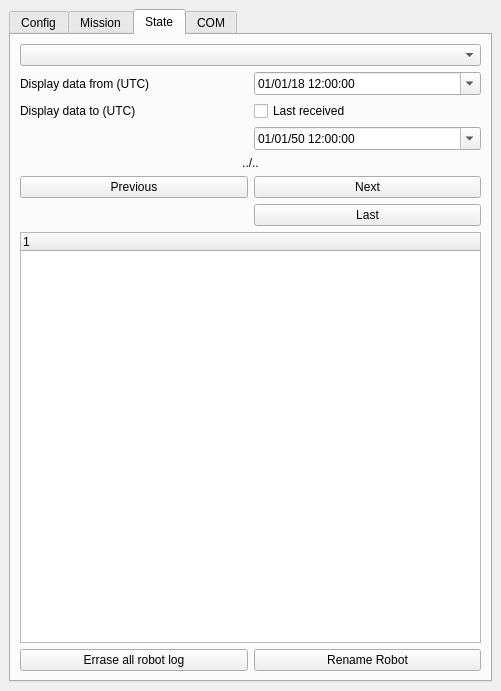
<?xml version="1.0" encoding="UTF-8"?>
<ui version="4.0">
 <class>SeabotDockWidgetBase</class>
 <widget class="QDockWidget" name="SeabotDockWidgetBase">
  <property name="windowModality">
   <enum>Qt::NonModal</enum>
  </property>
  <property name="geometry">
   <rect>
    <x>0</x>
    <y>0</y>
    <width>501</width>
    <height>691</height>
   </rect>
  </property>
  <property name="sizePolicy">
   <sizepolicy hsizetype="Expanding" vsizetype="Expanding">
    <horstretch>0</horstretch>
    <verstretch>0</verstretch>
   </sizepolicy>
  </property>
  <property name="minimumSize">
   <size>
    <width>360</width>
    <height>691</height>
   </size>
  </property>
  <property name="windowTitle">
   <string>Seabot</string>
  </property>
  <widget class="QWidget" name="dockWidgetContents">
   <property name="sizePolicy">
    <sizepolicy hsizetype="Preferred" vsizetype="Preferred">
     <horstretch>0</horstretch>
     <verstretch>0</verstretch>
    </sizepolicy>
   </property>
   <property name="minimumSize">
    <size>
     <width>250</width>
     <height>600</height>
    </size>
   </property>
   <property name="baseSize">
    <size>
     <width>250</width>
     <height>250</height>
    </size>
   </property>
   <layout class="QGridLayout" name="gridLayout_2">
    <item row="0" column="0">
     <widget class="QTabWidget" name="tabWidget">
      <property name="sizePolicy">
       <sizepolicy hsizetype="Preferred" vsizetype="Preferred">
        <horstretch>0</horstretch>
        <verstretch>0</verstretch>
       </sizepolicy>
      </property>
      <property name="minimumSize">
       <size>
        <width>200</width>
        <height>600</height>
       </size>
      </property>
      <property name="maximumSize">
       <size>
        <width>524287</width>
        <height>524287</height>
       </size>
      </property>
      <property name="baseSize">
       <size>
        <width>250</width>
        <height>600</height>
       </size>
      </property>
      <property name="autoFillBackground">
       <bool>false</bool>
      </property>
      <property name="currentIndex">
       <number>2</number>
      </property>
      <property name="elideMode">
       <enum>Qt::ElideNone</enum>
      </property>
      <widget class="QWidget" name="tab_config">
       <property name="sizePolicy">
        <sizepolicy hsizetype="Preferred" vsizetype="Preferred">
         <horstretch>0</horstretch>
         <verstretch>0</verstretch>
        </sizepolicy>
       </property>
       <attribute name="title">
        <string>Config</string>
       </attribute>
       <layout class="QGridLayout" name="gridLayout_5">
        <item row="16" column="1">
         <widget class="QPushButton" name="pushButton_server_save">
          <property name="text">
           <string>Update account</string>
          </property>
         </widget>
        </item>
        <item row="15" column="0" colspan="2">
         <widget class="QDateTimeEdit" name="dateTimeEdit_last_sync">
          <property name="dateTime">
           <datetime>
            <hour>10</hour>
            <minute>0</minute>
            <second>0</second>
            <year>2018</year>
            <month>12</month>
            <day>31</day>
           </datetime>
          </property>
          <property name="minimumDateTime">
           <datetime>
            <hour>8</hour>
            <minute>0</minute>
            <second>0</second>
            <year>2014</year>
            <month>12</month>
            <day>31</day>
           </datetime>
          </property>
          <property name="displayFormat">
           <string>dd/MM/yyyy HH:mm:ss</string>
          </property>
          <property name="calendarPopup">
           <bool>true</bool>
          </property>
          <property name="timeSpec">
           <enum>Qt::UTC</enum>
          </property>
         </widget>
        </item>
        <item row="10" column="0" colspan="2">
         <widget class="QLineEdit" name="lineEdit_password">
          <property name="inputMethodHints">
           <set>Qt::ImhHiddenText|Qt::ImhNoAutoUppercase|Qt::ImhNoPredictiveText|Qt::ImhSensitiveData</set>
          </property>
          <property name="echoMode">
           <enum>QLineEdit::Password</enum>
          </property>
          <property name="placeholderText">
           <string>password</string>
          </property>
          <property name="clearButtonEnabled">
           <bool>false</bool>
          </property>
         </widget>
        </item>
        <item row="5" column="0" colspan="2">
         <widget class="Line" name="line_2">
          <property name="orientation">
           <enum>Qt::Horizontal</enum>
          </property>
         </widget>
        </item>
        <item row="12" column="0" colspan="2">
         <widget class="QLineEdit" name="lineEdit_server_port">
          <property name="placeholderText">
           <string>server port</string>
          </property>
         </widget>
        </item>
        <item row="19" column="0" colspan="2">
         <widget class="QLabel" name="label_server_log">
          <property name="sizePolicy">
           <sizepolicy hsizetype="Minimum" vsizetype="Preferred">
            <horstretch>0</horstretch>
            <verstretch>0</verstretch>
           </sizepolicy>
          </property>
          <property name="text">
           <string>Disconnected</string>
          </property>
          <property name="alignment">
           <set>Qt::AlignCenter</set>
          </property>
         </widget>
        </item>
        <item row="4" column="0" colspan="2">
         <widget class="QCheckBox" name="checkBox_gnss_delete">
          <property name="text">
           <string>Delete trajectory on exit</string>
          </property>
          <property name="checked">
           <bool>true</bool>
          </property>
         </widget>
        </item>
        <item row="1" column="0">
         <widget class="QPushButton" name="pushButton_boat">
          <property name="minimumSize">
           <size>
            <width>100</width>
            <height>0</height>
           </size>
          </property>
          <property name="text">
           <string>Enable Boat Position</string>
          </property>
          <property name="checkable">
           <bool>true</bool>
          </property>
         </widget>
        </item>
        <item row="18" column="0" colspan="2">
         <widget class="QPushButton" name="pushButton_server_connect">
          <property name="autoFillBackground">
           <bool>false</bool>
          </property>
          <property name="styleSheet">
           <string notr="true">QPushButton:disabled {
    background-color: rgb(170, 170, 127)
}</string>
          </property>
          <property name="text">
           <string>Connect</string>
          </property>
          <property name="checkable">
           <bool>true</bool>
          </property>
          <property name="checked">
           <bool>false</bool>
          </property>
         </widget>
        </item>
        <item row="0" column="0" colspan="2">
         <widget class="QLabel" name="label_status">
          <property name="sizePolicy">
           <sizepolicy hsizetype="Minimum" vsizetype="Fixed">
            <horstretch>0</horstretch>
            <verstretch>0</verstretch>
           </sizepolicy>
          </property>
          <property name="minimumSize">
           <size>
            <width>0</width>
            <height>0</height>
           </size>
          </property>
          <property name="maximumSize">
           <size>
            <width>16777215</width>
            <height>16777215</height>
           </size>
          </property>
          <property name="text">
           <string>GNSS</string>
          </property>
          <property name="alignment">
           <set>Qt::AlignCenter</set>
          </property>
         </widget>
        </item>
        <item row="9" column="0" colspan="2">
         <widget class="QLineEdit" name="lineEdit_email">
          <property name="toolTip">
           <string/>
          </property>
          <property name="statusTip">
           <string/>
          </property>
          <property name="whatsThis">
           <string/>
          </property>
          <property name="accessibleName">
           <string/>
          </property>
          <property name="accessibleDescription">
           <string/>
          </property>
          <property name="inputMethodHints">
           <set>Qt::ImhEmailCharactersOnly</set>
          </property>
          <property name="inputMask">
           <string/>
          </property>
          <property name="text">
           <string/>
          </property>
          <property name="frame">
           <bool>true</bool>
          </property>
          <property name="placeholderText">
           <string>email</string>
          </property>
         </widget>
        </item>
        <item row="16" column="0">
         <widget class="QPushButton" name="pushButton_server_new">
          <property name="text">
           <string>Save new account</string>
          </property>
         </widget>
        </item>
        <item row="1" column="1">
         <widget class="QSpinBox" name="spinBox_gnss_trace">
          <property name="suffix">
           <string/>
          </property>
          <property name="minimum">
           <number>-1</number>
          </property>
          <property name="maximum">
           <number>300</number>
          </property>
          <property name="singleStep">
           <number>15</number>
          </property>
          <property name="value">
           <number>15</number>
          </property>
         </widget>
        </item>
        <item row="3" column="0" colspan="2">
         <widget class="QCheckBox" name="checkBox_gnss_distance">
          <property name="text">
           <string>Show Distance and Heading to Seabot</string>
          </property>
          <property name="checked">
           <bool>true</bool>
          </property>
         </widget>
        </item>
        <item row="2" column="0" colspan="2">
         <widget class="QCheckBox" name="checkBox_gnss_lock">
          <property name="enabled">
           <bool>true</bool>
          </property>
          <property name="text">
           <string>Lock Boat Position</string>
          </property>
          <property name="checked">
           <bool>false</bool>
          </property>
          <property name="tristate">
           <bool>false</bool>
          </property>
         </widget>
        </item>
        <item row="11" column="0" colspan="2">
         <widget class="QLineEdit" name="lineEdit_server_ip">
          <property name="placeholderText">
           <string>server ip</string>
          </property>
         </widget>
        </item>
        <item row="6" column="0" colspan="2">
         <widget class="QLabel" name="label">
          <property name="sizePolicy">
           <sizepolicy hsizetype="Minimum" vsizetype="Fixed">
            <horstretch>0</horstretch>
            <verstretch>0</verstretch>
           </sizepolicy>
          </property>
          <property name="text">
           <string>Email account</string>
          </property>
          <property name="alignment">
           <set>Qt::AlignCenter</set>
          </property>
         </widget>
        </item>
        <item row="17" column="0" colspan="2">
         <widget class="QPushButton" name="pushButton_server_delete">
          <property name="text">
           <string>Delete account</string>
          </property>
         </widget>
        </item>
        <item row="8" column="0" colspan="2">
         <widget class="QComboBox" name="comboBox_config_email"/>
        </item>
        <item row="14" column="0" colspan="2">
         <widget class="QLabel" name="label_22">
          <property name="sizePolicy">
           <sizepolicy hsizetype="MinimumExpanding" vsizetype="Maximum">
            <horstretch>0</horstretch>
            <verstretch>0</verstretch>
           </sizepolicy>
          </property>
          <property name="text">
           <string>Synchronisation from</string>
          </property>
         </widget>
        </item>
       </layout>
      </widget>
      <widget class="QWidget" name="tab_mission">
       <property name="sizePolicy">
        <sizepolicy hsizetype="Preferred" vsizetype="Preferred">
         <horstretch>0</horstretch>
         <verstretch>0</verstretch>
        </sizepolicy>
       </property>
       <attribute name="title">
        <string>Mission</string>
       </attribute>
       <layout class="QGridLayout" name="gridLayout_7">
        <item row="0" column="0">
         <layout class="QFormLayout" name="formLayout">
          <property name="sizeConstraint">
           <enum>QLayout::SetMaximumSize</enum>
          </property>
          <property name="fieldGrowthPolicy">
           <enum>QFormLayout::FieldsStayAtSizeHint</enum>
          </property>
          <property name="rowWrapPolicy">
           <enum>QFormLayout::WrapLongRows</enum>
          </property>
          <property name="leftMargin">
           <number>3</number>
          </property>
          <property name="topMargin">
           <number>3</number>
          </property>
          <property name="rightMargin">
           <number>3</number>
          </property>
          <property name="bottomMargin">
           <number>3</number>
          </property>
          <item row="0" column="0">
           <widget class="QLabel" name="label_6">
            <property name="text">
             <string>&lt;html&gt;&lt;head/&gt;&lt;body&gt;&lt;p&gt;&lt;span style=&quot; font-weight:600;&quot;&gt;Mission name&lt;/span&gt;&lt;/p&gt;&lt;/body&gt;&lt;/html&gt;</string>
            </property>
            <property name="textFormat">
             <enum>Qt::RichText</enum>
            </property>
           </widget>
          </item>
          <item row="0" column="1">
           <widget class="QLabel" name="label_mission_file">
            <property name="text">
             <string>...</string>
            </property>
           </widget>
          </item>
          <item row="1" column="0">
           <widget class="QLabel" name="label_3">
            <property name="text">
             <string>&lt;html&gt;&lt;head/&gt;&lt;body&gt;&lt;p&gt;&lt;span style=&quot; font-weight:600;&quot;&gt;Waypoint&lt;/span&gt;&lt;/p&gt;&lt;/body&gt;&lt;/html&gt;</string>
            </property>
            <property name="textFormat">
             <enum>Qt::RichText</enum>
            </property>
           </widget>
          </item>
          <item row="1" column="1">
           <widget class="QLabel" name="label_mission_waypoint_id">
            <property name="text">
             <string>-1</string>
            </property>
           </widget>
          </item>
          <item row="2" column="0">
           <widget class="QLabel" name="label_2">
            <property name="text">
             <string>&lt;html&gt;&lt;head/&gt;&lt;body&gt;&lt;p&gt;&lt;span style=&quot; font-weight:600;&quot;&gt;Status&lt;/span&gt;&lt;/p&gt;&lt;/body&gt;&lt;/html&gt;</string>
            </property>
            <property name="textFormat">
             <enum>Qt::RichText</enum>
            </property>
           </widget>
          </item>
          <item row="2" column="1">
           <widget class="QLabel" name="label_mission_status">
            <property name="text">
             <string>UNKNOWN</string>
            </property>
           </widget>
          </item>
          <item row="3" column="1">
           <widget class="QLabel" name="label_mission_start_time">
            <property name="text">
             <string>-1</string>
            </property>
           </widget>
          </item>
          <item row="4" column="0">
           <widget class="QLabel" name="label_9">
            <property name="text">
             <string>&lt;html&gt;&lt;head/&gt;&lt;body&gt;&lt;p&gt;&lt;span style=&quot; font-weight:600;&quot;&gt;End Time&lt;/span&gt;&lt;/p&gt;&lt;/body&gt;&lt;/html&gt;</string>
            </property>
            <property name="textFormat">
             <enum>Qt::RichText</enum>
            </property>
           </widget>
          </item>
          <item row="4" column="1">
           <widget class="QLabel" name="label_mission_end_time">
            <property name="text">
             <string>-1</string>
            </property>
           </widget>
          </item>
          <item row="5" column="0">
           <widget class="QLabel" name="label_4">
            <property name="text">
             <string>&lt;html&gt;&lt;head/&gt;&lt;body&gt;&lt;p&gt;&lt;span style=&quot; font-weight:600;&quot;&gt;Depth&lt;/span&gt;&lt;/p&gt;&lt;/body&gt;&lt;/html&gt;</string>
            </property>
            <property name="textFormat">
             <enum>Qt::RichText</enum>
            </property>
           </widget>
          </item>
          <item row="5" column="1">
           <widget class="QLabel" name="label_mission_depth">
            <property name="text">
             <string>-10</string>
            </property>
           </widget>
          </item>
          <item row="7" column="0">
           <widget class="QLabel" name="label_5">
            <property name="text">
             <string>&lt;html&gt;&lt;head/&gt;&lt;body&gt;&lt;p&gt;&lt;span style=&quot; font-weight:600;&quot;&gt;Time (remain)&lt;/span&gt;&lt;/p&gt;&lt;/body&gt;&lt;/html&gt;</string>
            </property>
            <property name="textFormat">
             <enum>Qt::RichText</enum>
            </property>
           </widget>
          </item>
          <item row="7" column="1">
           <widget class="QLabel" name="label_mission_time_remain">
            <property name="text">
             <string>0</string>
            </property>
           </widget>
          </item>
          <item row="8" column="0">
           <widget class="QLabel" name="label_11">
            <property name="text">
             <string>&lt;html&gt;&lt;head/&gt;&lt;body&gt;&lt;p&gt;&lt;span style=&quot; font-weight:600;&quot;&gt;Next depth&lt;/span&gt;&lt;/p&gt;&lt;/body&gt;&lt;/html&gt;</string>
            </property>
            <property name="textFormat">
             <enum>Qt::RichText</enum>
            </property>
           </widget>
          </item>
          <item row="8" column="1">
           <widget class="QLabel" name="label_mission_next_depth">
            <property name="text">
             <string>-1</string>
            </property>
           </widget>
          </item>
          <item row="3" column="0">
           <widget class="QLabel" name="label_7">
            <property name="text">
             <string>&lt;html&gt;&lt;head/&gt;&lt;body&gt;&lt;p&gt;&lt;span style=&quot; font-weight:600;&quot;&gt;Start Time&lt;/span&gt;&lt;/p&gt;&lt;/body&gt;&lt;/html&gt;</string>
            </property>
            <property name="textFormat">
             <enum>Qt::RichText</enum>
            </property>
           </widget>
          </item>
         </layout>
        </item>
        <item row="1" column="0">
         <widget class="QListWidget" name="listWidget_mission">
          <property name="sizePolicy">
           <sizepolicy hsizetype="Preferred" vsizetype="MinimumExpanding">
            <horstretch>0</horstretch>
            <verstretch>0</verstretch>
           </sizepolicy>
          </property>
         </widget>
        </item>
        <item row="2" column="0">
         <widget class="QPushButton" name="pushButton_open_mission">
          <property name="sizePolicy">
           <sizepolicy hsizetype="Preferred" vsizetype="Preferred">
            <horstretch>0</horstretch>
            <verstretch>0</verstretch>
           </sizepolicy>
          </property>
          <property name="text">
           <string>Open mission</string>
          </property>
         </widget>
        </item>
        <item row="3" column="0">
         <widget class="QPushButton" name="pushButton_delete_mission">
          <property name="sizePolicy">
           <sizepolicy hsizetype="Preferred" vsizetype="Preferred">
            <horstretch>0</horstretch>
            <verstretch>0</verstretch>
           </sizepolicy>
          </property>
          <property name="text">
           <string>Remove mission</string>
          </property>
         </widget>
        </item>
        <item row="4" column="0">
         <widget class="QTableWidget" name="tableWidget_mission">
          <property name="sizePolicy">
           <sizepolicy hsizetype="Preferred" vsizetype="Preferred">
            <horstretch>1</horstretch>
            <verstretch>1</verstretch>
           </sizepolicy>
          </property>
          <property name="sizeAdjustPolicy">
           <enum>QAbstractScrollArea::AdjustToContents</enum>
          </property>
          <property name="showGrid">
           <bool>true</bool>
          </property>
          <property name="gridStyle">
           <enum>Qt::SolidLine</enum>
          </property>
          <property name="rowCount">
           <number>0</number>
          </property>
          <property name="columnCount">
           <number>0</number>
          </property>
          <attribute name="horizontalHeaderCascadingSectionResizes">
           <bool>true</bool>
          </attribute>
          <attribute name="horizontalHeaderMinimumSectionSize">
           <number>50</number>
          </attribute>
          <attribute name="horizontalHeaderDefaultSectionSize">
           <number>50</number>
          </attribute>
          <attribute name="horizontalHeaderShowSortIndicator" stdset="0">
           <bool>false</bool>
          </attribute>
          <attribute name="horizontalHeaderStretchLastSection">
           <bool>true</bool>
          </attribute>
          <attribute name="verticalHeaderCascadingSectionResizes">
           <bool>false</bool>
          </attribute>
         </widget>
        </item>
       </layout>
      </widget>
      <widget class="QWidget" name="tab_state">
       <property name="sizePolicy">
        <sizepolicy hsizetype="Preferred" vsizetype="Preferred">
         <horstretch>0</horstretch>
         <verstretch>0</verstretch>
        </sizepolicy>
       </property>
       <attribute name="title">
        <string>State</string>
       </attribute>
       <layout class="QGridLayout" name="gridLayout_4">
        <item row="7" column="0" colspan="2">
         <widget class="QTreeWidget" name="treeWidget_iridium">
          <attribute name="headerDefaultSectionSize">
           <number>150</number>
          </attribute>
          <column>
           <property name="text">
            <string notr="true">1</string>
           </property>
          </column>
         </widget>
        </item>
        <item row="1" column="1">
         <widget class="QDateTimeEdit" name="dateTimeEdit_state_view_start">
          <property name="dateTime">
           <datetime>
            <hour>12</hour>
            <minute>0</minute>
            <second>0</second>
            <year>2018</year>
            <month>1</month>
            <day>1</day>
           </datetime>
          </property>
          <property name="displayFormat">
           <string>dd/MM/yy h:mm:ss</string>
          </property>
          <property name="calendarPopup">
           <bool>true</bool>
          </property>
          <property name="timeSpec">
           <enum>Qt::UTC</enum>
          </property>
         </widget>
        </item>
        <item row="5" column="0">
         <widget class="QPushButton" name="pushButton_state_previous">
          <property name="text">
           <string>Previous</string>
          </property>
         </widget>
        </item>
        <item row="8" column="1">
         <widget class="QPushButton" name="pushButton_state_rename">
          <property name="text">
           <string>Rename Robot</string>
          </property>
         </widget>
        </item>
        <item row="0" column="0" colspan="2">
         <widget class="QComboBox" name="comboBox_state_imei"/>
        </item>
        <item row="1" column="0">
         <widget class="QLabel" name="label_20">
          <property name="text">
           <string>Display data from (UTC)</string>
          </property>
         </widget>
        </item>
        <item row="5" column="1">
         <widget class="QPushButton" name="pushButton_state_next">
          <property name="text">
           <string>Next</string>
          </property>
         </widget>
        </item>
        <item row="2" column="0">
         <widget class="QLabel" name="label_21">
          <property name="text">
           <string>Display data to (UTC)</string>
          </property>
         </widget>
        </item>
        <item row="6" column="1">
         <widget class="QPushButton" name="pushButton_state_last">
          <property name="text">
           <string>Last</string>
          </property>
         </widget>
        </item>
        <item row="4" column="0" colspan="2">
         <widget class="QLabel" name="label_state_info">
          <property name="text">
           <string>../..</string>
          </property>
          <property name="alignment">
           <set>Qt::AlignCenter</set>
          </property>
         </widget>
        </item>
        <item row="2" column="1">
         <widget class="QCheckBox" name="checkBox_state_view_last_received">
          <property name="text">
           <string>Last received</string>
          </property>
          <property name="checked">
           <bool>false</bool>
          </property>
          <property name="autoRepeat">
           <bool>false</bool>
          </property>
          <property name="autoExclusive">
           <bool>false</bool>
          </property>
          <property name="tristate">
           <bool>false</bool>
          </property>
         </widget>
        </item>
        <item row="8" column="0">
         <widget class="QPushButton" name="pushButton_errase_log">
          <property name="text">
           <string>Errase all robot log</string>
          </property>
         </widget>
        </item>
        <item row="3" column="1">
         <widget class="QDateTimeEdit" name="dateTimeEdit_state_view_end">
          <property name="dateTime">
           <datetime>
            <hour>12</hour>
            <minute>0</minute>
            <second>0</second>
            <year>2050</year>
            <month>1</month>
            <day>1</day>
           </datetime>
          </property>
          <property name="displayFormat">
           <string>dd/MM/yy h:mm:ss</string>
          </property>
          <property name="calendarPopup">
           <bool>true</bool>
          </property>
          <property name="timeSpec">
           <enum>Qt::UTC</enum>
          </property>
         </widget>
        </item>
       </layout>
      </widget>
      <widget class="QWidget" name="tab_com">
       <property name="sizePolicy">
        <sizepolicy hsizetype="Preferred" vsizetype="Preferred">
         <horstretch>0</horstretch>
         <verstretch>0</verstretch>
        </sizepolicy>
       </property>
       <property name="minimumSize">
        <size>
         <width>0</width>
         <height>0</height>
        </size>
       </property>
       <attribute name="title">
        <string>COM</string>
       </attribute>
       <layout class="QGridLayout" name="gridLayout_6">
        <item row="0" column="0">
         <widget class="QTabWidget" name="tabWidget_2">
          <property name="sizePolicy">
           <sizepolicy hsizetype="Preferred" vsizetype="Preferred">
            <horstretch>0</horstretch>
            <verstretch>0</verstretch>
           </sizepolicy>
          </property>
          <property name="currentIndex">
           <number>0</number>
          </property>
          <widget class="QWidget" name="tab_cmd_sleep">
           <property name="sizePolicy">
            <sizepolicy hsizetype="MinimumExpanding" vsizetype="MinimumExpanding">
             <horstretch>0</horstretch>
             <verstretch>0</verstretch>
            </sizepolicy>
           </property>
           <attribute name="title">
            <string>Sleep</string>
           </attribute>
           <layout class="QGridLayout" name="gridLayout">
            <item row="2" column="0">
             <widget class="QLabel" name="label_8">
              <property name="sizePolicy">
               <sizepolicy hsizetype="Minimum" vsizetype="Minimum">
                <horstretch>0</horstretch>
                <verstretch>0</verstretch>
               </sizepolicy>
              </property>
              <property name="text">
               <string>Duration (HH:mm)</string>
              </property>
             </widget>
            </item>
            <item row="2" column="1">
             <widget class="QTimeEdit" name="timeEdit">
              <property name="currentSection">
               <enum>QDateTimeEdit::HourSection</enum>
              </property>
             </widget>
            </item>
           </layout>
          </widget>
          <widget class="QWidget" name="tab_cmd_parameters">
           <property name="sizePolicy">
            <sizepolicy hsizetype="MinimumExpanding" vsizetype="MinimumExpanding">
             <horstretch>0</horstretch>
             <verstretch>0</verstretch>
            </sizepolicy>
           </property>
           <attribute name="title">
            <string>Mission</string>
           </attribute>
           <layout class="QGridLayout" name="gridLayout_3">
            <item row="1" column="0" colspan="2">
             <widget class="QCheckBox" name="checkBox_2">
              <property name="text">
               <string>Flash</string>
              </property>
              <property name="checked">
               <bool>true</bool>
              </property>
             </widget>
            </item>
            <item row="3" column="0" colspan="2">
             <widget class="QCheckBox" name="checkBox_4">
              <property name="text">
               <string>Engine</string>
              </property>
              <property name="checked">
               <bool>true</bool>
              </property>
             </widget>
            </item>
            <item row="4" column="1">
             <widget class="QTimeEdit" name="timeEdit_2">
              <property name="dateTime">
               <datetime>
                <hour>0</hour>
                <minute>0</minute>
                <second>30</second>
                <year>2000</year>
                <month>1</month>
                <day>1</day>
               </datetime>
              </property>
              <property name="currentSection">
               <enum>QDateTimeEdit::MinuteSection</enum>
              </property>
              <property name="displayFormat">
               <string>mm:ss</string>
              </property>
             </widget>
            </item>
            <item row="0" column="0" colspan="2">
             <widget class="QCheckBox" name="checkBox">
              <property name="text">
               <string>Mission</string>
              </property>
              <property name="checked">
               <bool>true</bool>
              </property>
             </widget>
            </item>
            <item row="4" column="0">
             <widget class="QLabel" name="label_15">
              <property name="text">
               <string>Message Period</string>
              </property>
             </widget>
            </item>
            <item row="2" column="0" colspan="2">
             <widget class="QCheckBox" name="checkBox_3">
              <property name="text">
               <string>Depth</string>
              </property>
              <property name="checked">
               <bool>true</bool>
              </property>
             </widget>
            </item>
           </layout>
          </widget>
          <widget class="QWidget" name="tab_cmd_mission">
           <attribute name="title">
            <string>Parameters</string>
           </attribute>
           <layout class="QFormLayout" name="formLayout_2">
            <item row="0" column="0">
             <widget class="QLabel" name="label_10">
              <property name="text">
               <string>Mission Name</string>
              </property>
             </widget>
            </item>
            <item row="1" column="0">
             <widget class="QLabel" name="label_12">
              <property name="text">
               <string>Number waypoint</string>
              </property>
             </widget>
            </item>
            <item row="2" column="0">
             <widget class="QLabel" name="label_13">
              <property name="text">
               <string>Start time</string>
              </property>
             </widget>
            </item>
            <item row="3" column="0">
             <widget class="QLabel" name="label_14">
              <property name="text">
               <string>End time</string>
              </property>
             </widget>
            </item>
            <item row="4" column="0" colspan="2">
             <widget class="QPushButton" name="pushButton">
              <property name="text">
               <string>Load Mission</string>
              </property>
             </widget>
            </item>
            <item row="0" column="1">
             <widget class="QLabel" name="label_16">
              <property name="text">
               <string>?</string>
              </property>
             </widget>
            </item>
            <item row="1" column="1">
             <widget class="QLabel" name="label_17">
              <property name="text">
               <string>?</string>
              </property>
             </widget>
            </item>
            <item row="2" column="1">
             <widget class="QLabel" name="label_18">
              <property name="text">
               <string>?</string>
              </property>
             </widget>
            </item>
            <item row="3" column="1">
             <widget class="QLabel" name="label_19">
              <property name="text">
               <string>?</string>
              </property>
             </widget>
            </item>
           </layout>
          </widget>
         </widget>
        </item>
        <item row="1" column="0">
         <widget class="QPushButton" name="pushButton_com_send">
          <property name="sizePolicy">
           <sizepolicy hsizetype="Minimum" vsizetype="Fixed">
            <horstretch>0</horstretch>
            <verstretch>0</verstretch>
           </sizepolicy>
          </property>
          <property name="text">
           <string>Send</string>
          </property>
         </widget>
        </item>
        <item row="2" column="0">
         <widget class="QTreeView" name="treeView">
          <property name="sizePolicy">
           <sizepolicy hsizetype="Expanding" vsizetype="Expanding">
            <horstretch>0</horstretch>
            <verstretch>0</verstretch>
           </sizepolicy>
          </property>
         </widget>
        </item>
       </layout>
      </widget>
     </widget>
    </item>
   </layout>
  </widget>
 </widget>
 <tabstops>
  <tabstop>timeEdit</tabstop>
 </tabstops>
 <resources/>
 <connections/>
</ui>
